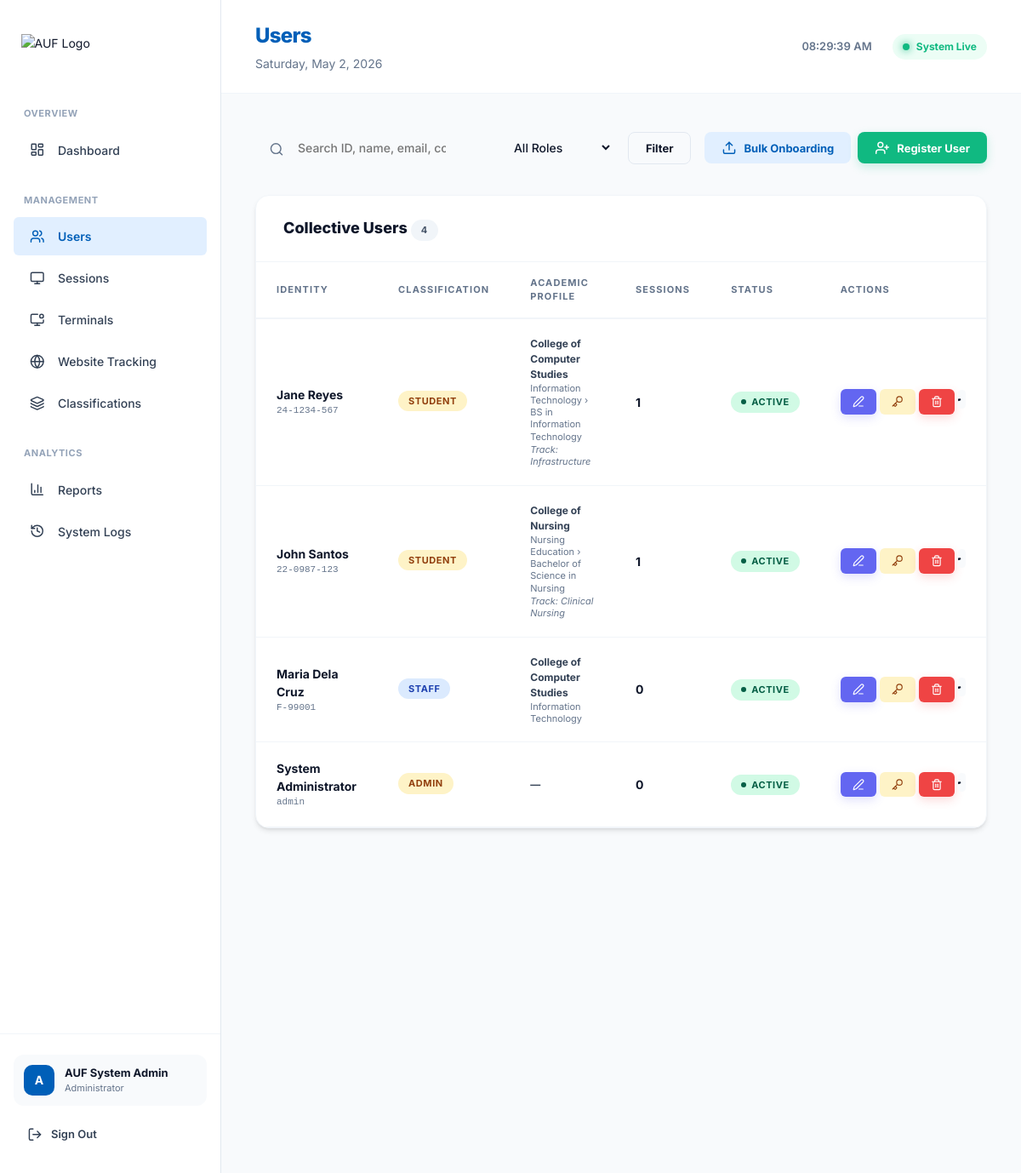
Page /server/admin/users.php (signed in) on the committed database.
### tables this page shows
CREATE TABLE users (
    id               INT UNSIGNED AUTO_INCREMENT PRIMARY KEY,
    user_id          VARCHAR(50)  NOT NULL UNIQUE COMMENT 'Staff ID or Student ID',
    first_name       VARCHAR(100) DEFAULT NULL,
    middle_name      VARCHAR(100) DEFAULT NULL,
    last_name        VARCHAR(100) DEFAULT NULL,
    name             VARCHAR(255) NOT NULL,
    username         VARCHAR(100) DEFAULT NULL,
    email            VARCHAR(150) DEFAULT NULL,
    password_hash    VARCHAR(255) NOT NULL,
    role             ENUM('student', 'staff', 'admin') NOT NULL DEFAULT 'student',
    status           ENUM('active', 'inactive', 'suspended') NOT NULL DEFAULT 'active',
    contact_number   VARCHAR(50)  DEFAULT NULL,
    designation      VARCHAR(100) DEFAULT NULL,
    college_id       INT UNSIGNED DEFAULT NULL,
    gender           ENUM('Male', 'Female', 'Other') DEFAULT NULL,
    year             VARCHAR(10)  DEFAULT NULL,
    department_id    INT UNSIGNED DEFAULT NULL,
    degree_id        INT UNSIGNED DEFAULT NULL,
    specialization_id INT UNSIGNED DEFAULT NULL,
    ra_expiry_date   DATE         DEFAULT NULL,
    rank             VARCHAR(50)  DEFAULT NULL,
    batch            VARCHAR(50)  DEFAULT NULL,
    cadre            VARCHAR(100) DEFAULT NULL,
    dob              DATE         DEFAULT NULL,
    creation_date    TIMESTAMP NOT NULL DEFAULT CURRENT_TIMESTAMP,
    updated_at       TIMESTAMP NOT NULL DEFAULT CURRENT_TIMESTAMP ON UPDATE CURRENT_TIMESTAMP,
    FOREIGN KEY (college_id)    REFERENCES colleges(id)    ON UPDATE CASCADE ON DELETE SET NULL,
    FOREIGN KEY (department_id) REFERENCES departments(id) ON UPDATE CASCADE ON DELETE SET NULL,
    FOREIGN KEY (degree_id)     REFERENCES degrees(id)     ON UPDATE CASCADE ON DELETE SET NULL,
    FOREIGN KEY (specialization_id) REFERENCES specializations(id) ON UPDATE CASCADE ON DELETE SET NULL,
    INDEX idx_user_id (user_id),
    INDEX idx_name (name),
    INDEX idx_email (email),
    INDEX idx_status (status)
);

CREATE TABLE colleges (
    id   INT UNSIGNED AUTO_INCREMENT PRIMARY KEY,
    name VARCHAR(150) NOT NULL UNIQUE,
    code VARCHAR(50)  DEFAULT NULL UNIQUE
);

CREATE TABLE departments (
    id         INT UNSIGNED AUTO_INCREMENT PRIMARY KEY,
    college_id INT UNSIGNED NOT NULL,
    name       VARCHAR(150) NOT NULL,
    UNIQUE KEY (college_id, name),
    FOREIGN KEY (college_id) REFERENCES colleges(id) ON DELETE CASCADE
);

CREATE TABLE degrees (
    id            INT UNSIGNED AUTO_INCREMENT PRIMARY KEY,
    department_id INT UNSIGNED NOT NULL,
    name          VARCHAR(150) NOT NULL,
    UNIQUE KEY (department_id, name),
    FOREIGN KEY (department_id) REFERENCES departments(id) ON DELETE CASCADE
);

CREATE TABLE specializations (
    id            INT UNSIGNED AUTO_INCREMENT PRIMARY KEY,
    degree_id     INT UNSIGNED NOT NULL,
    name          VARCHAR(150) NOT NULL,
    UNIQUE KEY (degree_id, name),
    FOREIGN KEY (degree_id) REFERENCES degrees(id) ON DELETE CASCADE
);

### server/includes/helpers.php (called while the page is built, shortened)
<?php
function h(?string $str): string {
    return htmlspecialchars($str ?? '', ENT_QUOTES | ENT_HTML5, 'UTF-8');
}

### server/admin/users.php (the view, shortened to what this page needs)
<?php
require_once __DIR__ . '/../includes/helpers.php';
$pdo   = db();
$search = trim($_GET['q'] ?? '');
$where = ['1=1'];
$params = [];
$sql = "SELECT u.*, c.name AS college_name, d.name AS department_name,
               deg.name AS degree_name, spec.name AS specialization_name,
               (SELECT COUNT(*) FROM sessions s WHERE s.user_id=u.id) AS total_sessions
        FROM users u
        LEFT JOIN colleges c ON u.college_id = c.id
        LEFT JOIN departments d ON u.department_id = d.id
        LEFT JOIN degrees deg ON u.degree_id = deg.id
        LEFT JOIN specializations spec ON u.specialization_id = spec.id
        WHERE " . implode(' AND ', $where) . "
        ORDER BY u.creation_date DESC LIMIT 500";
$stmt = $pdo->prepare($sql);
$stmt->execute($params);
$users = $stmt->fetchAll();
include __DIR__ . '/partials/header.php';
?>
<div class="filter-bar">
  <form method="GET" style="display:contents">
    <div class="search-wrap">
      <span class="search-icon"><i data-lucide="search" style="width:18px"></i></span>
      <input class="form-control search-input" name="q" id="search-q" placeholder="Search ID, name, email, college..." value="<?= h($search) ?>">
    </div>
    <select name="role" class="form-control" style="max-width:140px">
      <option value="">All Roles</option>
    </select>
    <button type="submit" class="btn btn-outline">Filter</button>
  </form>
  <div style="display:flex; gap:8px">
    <button class="btn btn-secondary" onclick="openModal('modal-bulk')"><i data-lucide="upload" style="width:18px"></i> Bulk Onboarding</button>
    <button class="btn btn-create" onclick="openModal('modal-create')"><i data-lucide="user-plus" style="width:18px"></i> Register User</button>
  </div>
</div>
<div class="card">
  <div class="card-header"><span class="card-title">Collective Users <span class="badge badge-gray"><?= count($users) ?></span></span></div>
  <div class="table-wrap">
    <table>
      <thead><tr><th>Identity</th><th>Classification</th><th>Academic Profile</th><th>Sessions</th><th>Status</th><th>Actions</th></tr></thead>
      <tbody>
        <?php foreach ($users as $u): ?>
        <tr>
          <td>
            <div style="font-weight:700"><?= h($u['last_name'] ? "{$u['first_name']} " . ($u['middle_name'] ? substr($u['middle_name'],0,1).'. ' : '') . $u['last_name'] : $u['name']) ?></div>
            <div class="td-muted mono" style="font-size:11px"><?= h($u['user_id']) ?></div>
          </td>
          <td>
            <span class="badge <?= $u['role']==='staff'?'badge-blue':'badge-yellow' ?>"><?= strtoupper($u['role']) ?></span>
          </td>
          <td>
            <div style="font-size:12px; font-weight:700; color:#334155"><?= h($u['college_name'] ?? '—') ?></div>
            <div class="td-muted" style="font-size:11px; line-height:1.3">
                <?= h($u['department_name'] ?? '') ?><?= $u['degree_name'] ? " &rsaquo; " . h($u['degree_name']) : '' ?>
                <?php if ($u['specialization_name']): ?>
                    <div style="font-style:italic; color:#64748b; margin-top:1px">Track: <?= h($u['specialization_name']) ?></div>
                <?php endif; ?>
            </div>
          </td>
          <td><span style="font-weight:700"><?= $u['total_sessions'] ?></span></td>
          <td><span class="badge badge-<?= $u['status']==='active'?'green':($u['status']==='suspended'?'red':'gray') ?>"><span class="badge-dot"></span><?= ucfirst($u['status']) ?></span></td>
          <td>
            <div style="display:flex;gap:4px">
              <button class="btn btn-edit btn-sm" onclick='editUser(<?= json_encode($u) ?>)' title="Edit Profile"><i data-lucide="edit-3" style="width:14px"></i></button>
              <button class="btn btn-warning btn-sm" onclick="resetPw(<?= $u['id'] ?>,'<?= addslashes(h($u['name'])) ?>')" title="Reset Password"><i data-lucide="key" style="width:14px"></i></button>
              <form method="POST" style="display:inline" onsubmit="return confirm('Delete this user and all history?')">
                <button type="submit" class="btn btn-delete btn-sm" title="Delete"><i data-lucide="trash-2" style="width:14px"></i></button>
              </form>
              <form method="POST" style="display:inline" onsubmit="return confirm('Change status?')">
                <select name="status" class="form-control" style="font-size:10px; padding:2px" onchange="this.form.submit()">
                  <option value="active" <?= $u['status']==='active'?'selected':'' ?>>Active</option>
                </select>
              </form>
            </div>
          </td>
        </tr>
        <?php endforeach; ?>
      </tbody>
    </table>
  </div>
</div>
<?php include __DIR__ . '/partials/footer.php'; ?>

### server/assets/css/admin.css (style rules this page uses)
:root { --primary: #005FB8; --secondary: #E1EFFF; --tertiary: #A04401; --neutral-bg: #F9F9F9; --bg-base: #F8FAFC; --bg-surface: #FFFFFF; --bg-sidebar: #FFFFFF; --text-primary: #0F172A; --text-secondary: #334155; --text-muted: #64748B; --text-faint: #94A3B8; --border: #E2E8F0; --border-light: #F1F5F9; --success: #10B981; --warning: #F59E0B; --danger: #EF4444; --info: #3B82F6; --sidebar-width: 260px; --shadow-sm: 0 1px 3px 0 rgb(0 0 0 / 0.1), 0 1px 2px -1px rgb(0 0 0 / 0.1); --shadow: 0 4px 6px -1px rgb(0 0 0 / 0.1), 0 2px 4px -2px rgb(0 0 0 / 0.1); --shadow-lg: 0 10px 15px -3px rgb(0 0 0 / 0.1), 0 4px 6px -4px rgb(0 0 0 / 0.1); --radius-sm: 6px; --radius: 12px; --radius-lg: 16px; --transition: 0.2s cubic-bezier(0.4, 0, 0.2, 1); }
*, *::before, *::after { box-sizing: border-box; margin: 0; padding: 0; }
html, body { height: 100%; font-family: 'Inter', system-ui, -apple-system, sans-serif; background-color: var(--bg-base) !important; color: var(--text-primary); font-size: 14px; line-height: 1.5; -webkit-font-smoothing: antialiased; }
i[data-lucide], .lucide { display: inline-block; width: 1.25rem; height: 1.25rem; vertical-align: middle; stroke-width: 2px; }
button, input, select, textarea { font-family: inherit; font-size: inherit; }
.card { background: var(--bg-surface); border-radius: var(--radius-lg); box-shadow: var(--shadow); border: 1px solid var(--border-light); overflow: hidden; margin-bottom: 32px; }
.card-header { padding: 24px 32px; border-bottom: 1px solid var(--border-light); display: flex; align-items: center; justify-content: space-between; }
.card-title { font-size: 18px; font-weight: 800; color: var(--text-primary); }
.table-wrap { overflow-x: auto; }
table { width: 100%; border-collapse: collapse; }
thead th { padding: 16px 24px; text-align: left; font-size: 11px; font-weight: 700; text-transform: uppercase; letter-spacing: 0.1em; color: var(--text-muted); border-bottom: 2px solid var(--border-light); }
tbody tr { border-bottom: 1px solid var(--border-light); transition: all var(--transition); }
td { padding: 20px 24px; vertical-align: middle; }
.td-muted { color: var(--text-muted); }
.mono { font-family: 'SFMono-Regular', Consolas, 'Liberation Mono', Menlo, monospace; font-size: 12px; }
.badge { display: inline-flex; align-items: center; gap: 6px; font-size: 11px; font-weight: 700; padding: 4px 12px; border-radius: 30px; text-transform: uppercase; letter-spacing: 0.05em; }
.badge-green { background: #D1FAE5; color: #065F46; }
.badge-blue { background: #DBEAFE; color: #1E40AF; }
.badge-yellow { background: #FEF3C7; color: #92400E; }
.badge-gray { background: #F1F5F9; color: #475569; }
.badge-dot { width: 6px; height: 6px; border-radius: 50%; background: currentColor; }
.btn { display: inline-flex; align-items: center; justify-content: center; gap: 8px; padding: 10px 20px; border-radius: 8px; font-size: 13px; font-weight: 700; cursor: pointer; border: none; transition: all var(--transition); }
.btn-secondary { background: var(--secondary); color: var(--primary); }
.btn-outline { background: transparent; border: 1px solid var(--border); color: var(--text-primary); }
.btn-warning { background: #FEF3C7; color: #92400E; }
.btn-sm { padding: 6px 14px; font-size: 12px; border-radius: 6px; }
.btn-create { background: #10B981; color: white; box-shadow: 0 4px 12px rgba(16, 185, 129, 0.2); }
.btn-edit { background: #6366F1; color: white; box-shadow: 0 4px 12px rgba(99, 102, 241, 0.2); }
.btn-delete { background: #EF4444; color: white; box-shadow: 0 4px 12px rgba(239, 68, 68, 0.2); }
.form-control { width: 100%; padding: 12px 16px; background: var(--bg-base); border: 2px solid transparent; border-radius: 10px; color: var(--text-primary); font-weight: 500; transition: all var(--transition); outline: none; }
.filter-bar { display: flex; align-items: center; gap: 16px; margin-bottom: 32px; flex-wrap: wrap; }
.search-wrap { position: relative; flex: 1; min-width: 260px; }
.search-icon { position: absolute; left: 16px; top: 50%; transform: translateY(-50%); color: var(--text-muted); font-size: 18px; pointer-events: none; }
.search-input { padding-left: 48px; padding-right: 40px; }

### rows in the picture
users: last_name+first_name+middle_name "Jane Reyes", user "24-1234-567", role "STUDENT", college.name "College of Computer Studies", department.name "Information Technology", degree.name "BS in Information Technology", specialization.name "Infrastructure", total_sessions "1", status "ACTIVE", status "Active"
users: last_name+first_name+middle_name "John Santos", user "22-0987-123", role "STUDENT", college.name "College of Nursing", department.name "Nursing Education", degree.name "Bachelor of Science in Nursing", specialization.name "Clinical Nursing", total_sessions "1", status "ACTIVE", status "Active"
users: last_name+first_name+middle_name "Maria Dela Cruz", user "F-99001", role "STAFF", college.name "College of Computer Studies", department.name "Information Technology", total_sessions "0", status "ACTIVE", status "Active"
users: last_name+first_name+middle_name "System Administrator", user "admin", role "ADMIN", college_name "—", total_sessions "0", status "ACTIVE", status "Active"

### other values in the picture
substr($admin['name'], 0, 1) "A"
$admin['name'] "AUF System Admin"
$page "Users"
count($users) "4"
